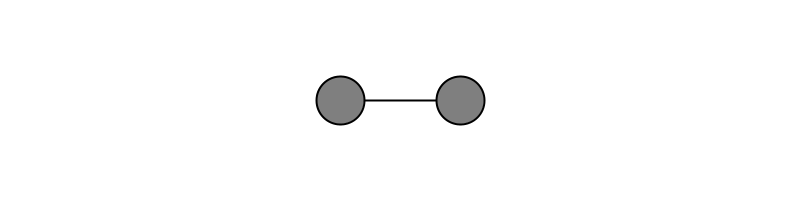
Frame 1 (no input)
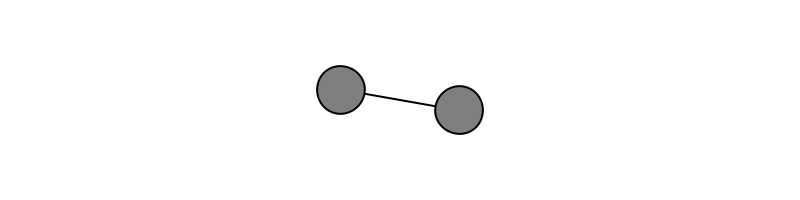
Frame 60 (the mouse pressed at the canvas centre just before this capture)
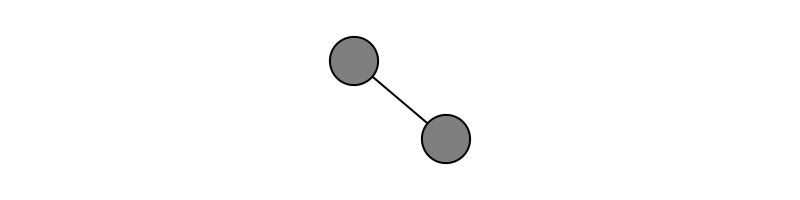
Frame 120 (the mouse held since frame 60 and released just before this capture)

The Processing sketch that drew these frames (run headless with seeded random() and noise(); from frame 60 on, the mouse is pressed at the canvas centre):

// Processing sketch: angular_motion
// ── angular_motion.pde
float angle = 0;
float aVelocity = 0;
float aAcceleration = 0.0001;

void setup() {
  size(800, 200);
  smooth();
}

void draw() {
  background(255);


  fill(175);
  stroke(0);

  translate(width/2, height/2);
  rectMode(CENTER);
  rotate(angle);
  stroke(0);
  strokeWeight(2);
  fill(127);
  line(-60, 0, 60, 0);
  ellipse(60, 0, 48, 48);
  ellipse(-60, 0, 48, 48);

  angle += aVelocity;
  aVelocity += aAcceleration;
}
